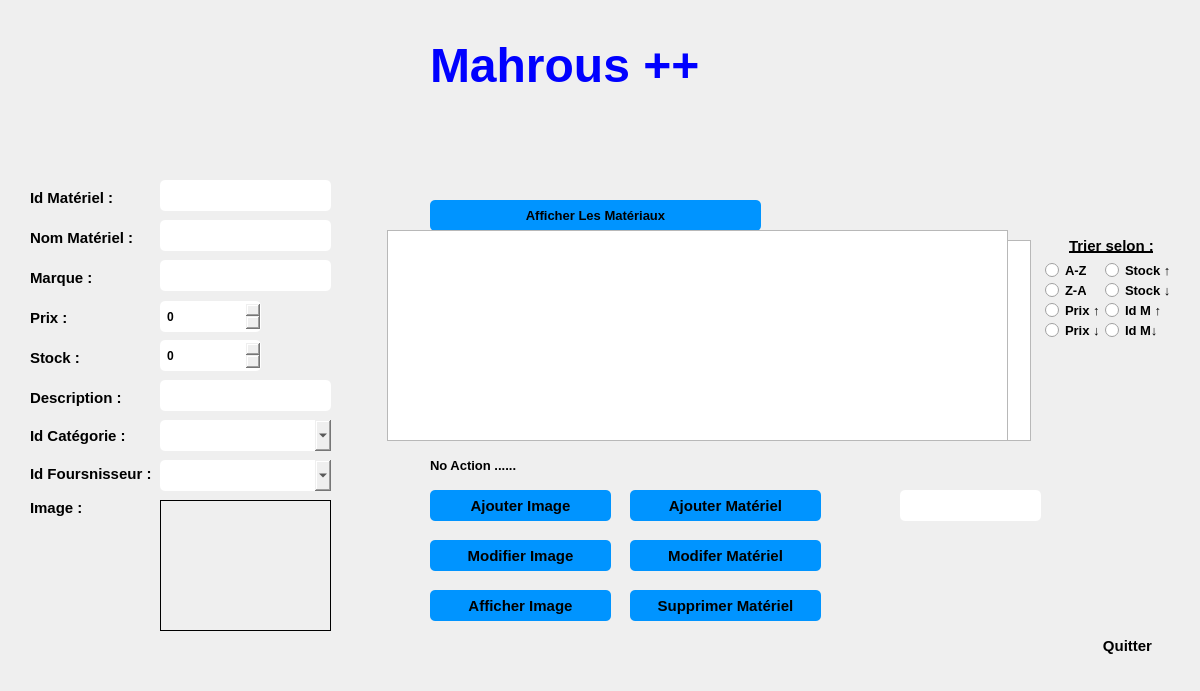
<?xml version="1.0" encoding="UTF-8"?>
<ui version="4.0">
 <class>materiel</class>
 <widget class="QDialog" name="materiel">
  <property name="geometry">
   <rect>
    <x>0</x>
    <y>0</y>
    <width>1200</width>
    <height>691</height>
   </rect>
  </property>
  <property name="windowTitle">
   <string>Dialog</string>
  </property>
  <widget class="QPushButton" name="pushButton">
   <property name="geometry">
    <rect>
     <x>630</x>
     <y>490</y>
     <width>191</width>
     <height>31</height>
    </rect>
   </property>
   <property name="font">
    <font>
     <pointsize>11</pointsize>
     <weight>75</weight>
     <bold>true</bold>
    </font>
   </property>
   <property name="styleSheet">
    <string notr="true">QPushButton {
padding: 5px;
border-radius: 5px;
background-color:#0094ff;
font-weight: bold;
}
QPushButton:hover
{
color :white;
}</string>
   </property>
   <property name="text">
    <string>Ajouter Matériel</string>
   </property>
  </widget>
  <widget class="QPushButton" name="pushButton_2">
   <property name="geometry">
    <rect>
     <x>630</x>
     <y>590</y>
     <width>191</width>
     <height>31</height>
    </rect>
   </property>
   <property name="font">
    <font>
     <pointsize>11</pointsize>
     <weight>75</weight>
     <bold>true</bold>
    </font>
   </property>
   <property name="styleSheet">
    <string notr="true">QPushButton {
padding: 5px;
border-radius: 5px;
background-color:#0094ff;
font-weight: bold;
}
QPushButton:hover
{
color :white;
}</string>
   </property>
   <property name="text">
    <string>Supprimer Matériel</string>
   </property>
  </widget>
  <widget class="QPushButton" name="pushButton_3">
   <property name="geometry">
    <rect>
     <x>630</x>
     <y>540</y>
     <width>191</width>
     <height>31</height>
    </rect>
   </property>
   <property name="font">
    <font>
     <pointsize>11</pointsize>
     <weight>75</weight>
     <bold>true</bold>
    </font>
   </property>
   <property name="styleSheet">
    <string notr="true">QPushButton {
padding: 5px;
border-radius: 5px;
background-color:#0094ff;
font-weight: bold;
}
QPushButton:hover
{
color :white;
}</string>
   </property>
   <property name="text">
    <string>Modifer Matériel</string>
   </property>
  </widget>
  <widget class="QLabel" name="label">
   <property name="geometry">
    <rect>
     <x>30</x>
     <y>190</y>
     <width>101</width>
     <height>16</height>
    </rect>
   </property>
   <property name="font">
    <font>
     <pointsize>11</pointsize>
     <weight>75</weight>
     <bold>true</bold>
    </font>
   </property>
   <property name="text">
    <string>Id Matériel :</string>
   </property>
   <property name="buddy">
    <cstring>cx_idm</cstring>
   </property>
  </widget>
  <widget class="QLabel" name="label_2">
   <property name="geometry">
    <rect>
     <x>30</x>
     <y>230</y>
     <width>121</width>
     <height>16</height>
    </rect>
   </property>
   <property name="font">
    <font>
     <pointsize>11</pointsize>
     <weight>75</weight>
     <bold>true</bold>
    </font>
   </property>
   <property name="text">
    <string>Nom Matériel :</string>
   </property>
   <property name="buddy">
    <cstring>cx_nomM</cstring>
   </property>
  </widget>
  <widget class="QLabel" name="label_3">
   <property name="geometry">
    <rect>
     <x>30</x>
     <y>270</y>
     <width>101</width>
     <height>16</height>
    </rect>
   </property>
   <property name="font">
    <font>
     <pointsize>11</pointsize>
     <weight>75</weight>
     <bold>true</bold>
    </font>
   </property>
   <property name="text">
    <string>Marque :</string>
   </property>
   <property name="buddy">
    <cstring>cx_marque</cstring>
   </property>
  </widget>
  <widget class="QLabel" name="label_4">
   <property name="geometry">
    <rect>
     <x>30</x>
     <y>310</y>
     <width>81</width>
     <height>16</height>
    </rect>
   </property>
   <property name="font">
    <font>
     <pointsize>11</pointsize>
     <weight>75</weight>
     <bold>true</bold>
    </font>
   </property>
   <property name="text">
    <string>Prix :</string>
   </property>
  </widget>
  <widget class="QLabel" name="label_5">
   <property name="geometry">
    <rect>
     <x>30</x>
     <y>350</y>
     <width>91</width>
     <height>16</height>
    </rect>
   </property>
   <property name="font">
    <font>
     <pointsize>11</pointsize>
     <weight>75</weight>
     <bold>true</bold>
    </font>
   </property>
   <property name="text">
    <string>Stock :</string>
   </property>
  </widget>
  <widget class="QLabel" name="label_6">
   <property name="geometry">
    <rect>
     <x>30</x>
     <y>390</y>
     <width>101</width>
     <height>16</height>
    </rect>
   </property>
   <property name="font">
    <font>
     <pointsize>11</pointsize>
     <weight>75</weight>
     <bold>true</bold>
    </font>
   </property>
   <property name="text">
    <string>Description :</string>
   </property>
   <property name="buddy">
    <cstring>cx_desc</cstring>
   </property>
  </widget>
  <widget class="QLabel" name="label_7">
   <property name="geometry">
    <rect>
     <x>30</x>
     <y>425</y>
     <width>121</width>
     <height>21</height>
    </rect>
   </property>
   <property name="font">
    <font>
     <pointsize>11</pointsize>
     <weight>75</weight>
     <bold>true</bold>
    </font>
   </property>
   <property name="text">
    <string>Id Catégorie :</string>
   </property>
  </widget>
  <widget class="QLineEdit" name="cx_idm">
   <property name="geometry">
    <rect>
     <x>160</x>
     <y>180</y>
     <width>171</width>
     <height>31</height>
    </rect>
   </property>
   <property name="styleSheet">
    <string notr="true">QLineEdit {
padding: 5px;
border-radius: 5px;

font-weight: bold;
}</string>
   </property>
  </widget>
  <widget class="QLineEdit" name="cx_nomM">
   <property name="geometry">
    <rect>
     <x>160</x>
     <y>220</y>
     <width>171</width>
     <height>31</height>
    </rect>
   </property>
   <property name="styleSheet">
    <string notr="true">QLineEdit {
padding: 5px;
border-radius: 5px;

font-weight: bold;
}</string>
   </property>
  </widget>
  <widget class="QComboBox" name="comboBox_categorie">
   <property name="geometry">
    <rect>
     <x>160</x>
     <y>420</y>
     <width>171</width>
     <height>31</height>
    </rect>
   </property>
   <property name="styleSheet">
    <string notr="true">
padding: 5px;
border-radius: 5px;

font-weight: bold;
</string>
   </property>
  </widget>
  <widget class="QLineEdit" name="cx_marque">
   <property name="geometry">
    <rect>
     <x>160</x>
     <y>260</y>
     <width>171</width>
     <height>31</height>
    </rect>
   </property>
   <property name="styleSheet">
    <string notr="true">QLineEdit {
padding: 5px;
border-radius: 5px;

font-weight: bold;
}</string>
   </property>
  </widget>
  <widget class="QLineEdit" name="cx_desc">
   <property name="geometry">
    <rect>
     <x>160</x>
     <y>380</y>
     <width>171</width>
     <height>31</height>
    </rect>
   </property>
   <property name="styleSheet">
    <string notr="true">QLineEdit {
padding: 5px;
border-radius: 5px;

font-weight: bold;
}</string>
   </property>
  </widget>
  <widget class="QTableView" name="afficher_materiel">
   <property name="geometry">
    <rect>
     <x>430</x>
     <y>240</y>
     <width>601</width>
     <height>201</height>
    </rect>
   </property>
   <property name="styleSheet">
    <string notr="true">QScrollBar:vertical {
                 background: #0094ff;
                }
                QScrollBar:horizontal {
                 background: #0094ff;
                }

QTableView  
{  
  qproperty-currentItemBackground: #cccccc;  
}</string>
   </property>
  </widget>
  <widget class="QLabel" name="label_8">
   <property name="geometry">
    <rect>
     <x>430</x>
     <y>450</y>
     <width>391</width>
     <height>31</height>
    </rect>
   </property>
   <property name="font">
    <font>
     <pointsize>10</pointsize>
     <weight>75</weight>
     <bold>true</bold>
    </font>
   </property>
   <property name="text">
    <string>No Action ......</string>
   </property>
  </widget>
  <widget class="QPushButton" name="pushButton_5">
   <property name="geometry">
    <rect>
     <x>430</x>
     <y>490</y>
     <width>181</width>
     <height>31</height>
    </rect>
   </property>
   <property name="font">
    <font>
     <pointsize>11</pointsize>
     <weight>75</weight>
     <bold>true</bold>
    </font>
   </property>
   <property name="styleSheet">
    <string notr="true">QPushButton {
padding: 5px;
border-radius: 5px;
background-color:#0094ff;
font-weight: bold;
}
QPushButton:hover
{
color :white;
}</string>
   </property>
   <property name="text">
    <string>Ajouter Image</string>
   </property>
  </widget>
  <widget class="QLabel" name="photo">
   <property name="geometry">
    <rect>
     <x>160</x>
     <y>500</y>
     <width>171</width>
     <height>131</height>
    </rect>
   </property>
   <property name="frameShape">
    <enum>QFrame::Box</enum>
   </property>
   <property name="text">
    <string/>
   </property>
  </widget>
  <widget class="QLabel" name="chemin">
   <property name="geometry">
    <rect>
     <x>0</x>
     <y>640</y>
     <width>391</width>
     <height>20</height>
    </rect>
   </property>
   <property name="text">
    <string/>
   </property>
  </widget>
  <widget class="QPushButton" name="pushButton_6">
   <property name="geometry">
    <rect>
     <x>430</x>
     <y>540</y>
     <width>181</width>
     <height>31</height>
    </rect>
   </property>
   <property name="font">
    <font>
     <pointsize>11</pointsize>
     <weight>75</weight>
     <bold>true</bold>
    </font>
   </property>
   <property name="styleSheet">
    <string notr="true">QPushButton {
padding: 5px;
border-radius: 5px;
background-color:#0094ff;
font-weight: bold;
}
QPushButton:hover
{
color :white;
}</string>
   </property>
   <property name="text">
    <string>Modifier Image</string>
   </property>
  </widget>
  <widget class="QPushButton" name="pushButton_7">
   <property name="geometry">
    <rect>
     <x>430</x>
     <y>590</y>
     <width>181</width>
     <height>31</height>
    </rect>
   </property>
   <property name="font">
    <font>
     <pointsize>11</pointsize>
     <weight>75</weight>
     <bold>true</bold>
    </font>
   </property>
   <property name="styleSheet">
    <string notr="true">QPushButton {
padding: 5px;
border-radius: 5px;
background-color:#0094ff;
font-weight: bold;
}
QPushButton:hover
{
color :white;
}</string>
   </property>
   <property name="text">
    <string>Afficher Image</string>
   </property>
  </widget>
  <widget class="QPushButton" name="pushButton_8">
   <property name="geometry">
    <rect>
     <x>840</x>
     <y>490</y>
     <width>41</width>
     <height>31</height>
    </rect>
   </property>
   <property name="font">
    <font>
     <pointsize>10</pointsize>
     <weight>75</weight>
     <bold>true</bold>
    </font>
   </property>
   <property name="styleSheet">
    <string notr="true">QPushButton { border: none;image :url(C:/Users/ASUS/Downloads/loupe.png);}
QPushButton:hover
{
border: none;image :url(C:/Users/ASUS/Downloads/business-and-finance (3).png);
}
</string>
   </property>
   <property name="text">
    <string/>
   </property>
  </widget>
  <widget class="QLineEdit" name="recherche">
   <property name="geometry">
    <rect>
     <x>900</x>
     <y>490</y>
     <width>141</width>
     <height>31</height>
    </rect>
   </property>
   <property name="styleSheet">
    <string notr="true">QLineEdit {
padding: 5px;
border-radius: 5px;

font-weight: bold;
}</string>
   </property>
  </widget>
  <widget class="QPushButton" name="pushButton_9">
   <property name="geometry">
    <rect>
     <x>430</x>
     <y>200</y>
     <width>331</width>
     <height>31</height>
    </rect>
   </property>
   <property name="font">
    <font>
     <pointsize>10</pointsize>
     <weight>75</weight>
     <bold>true</bold>
    </font>
   </property>
   <property name="styleSheet">
    <string notr="true">QPushButton {
padding: 5px;
border-radius: 5px;
background-color:#0094ff;
font-weight: bold;
}
QPushButton:hover
{
color :white;
}</string>
   </property>
   <property name="text">
    <string>Afficher Les Matériaux</string>
   </property>
  </widget>
  <widget class="QLabel" name="label_9">
   <property name="geometry">
    <rect>
     <x>1060</x>
     <y>230</y>
     <width>131</width>
     <height>31</height>
    </rect>
   </property>
   <property name="font">
    <font>
     <pointsize>11</pointsize>
     <weight>75</weight>
     <bold>true</bold>
     <underline>true</underline>
    </font>
   </property>
   <property name="styleSheet">
    <string notr="true">
padding: 5px;
border-radius: 5px;

font-weight: bold;
</string>
   </property>
   <property name="text">
    <string>Trier selon :</string>
   </property>
  </widget>
  <widget class="QRadioButton" name="radioButton">
   <property name="geometry">
    <rect>
     <x>1040</x>
     <y>260</y>
     <width>51</width>
     <height>20</height>
    </rect>
   </property>
   <property name="font">
    <font>
     <pointsize>10</pointsize>
     <weight>75</weight>
     <bold>true</bold>
    </font>
   </property>
   <property name="styleSheet">
    <string notr="true">
padding: 5px;
border-radius: 5px;

font-weight: bold;
</string>
   </property>
   <property name="text">
    <string>A-Z</string>
   </property>
  </widget>
  <widget class="QRadioButton" name="radioButton_2">
   <property name="geometry">
    <rect>
     <x>1040</x>
     <y>280</y>
     <width>51</width>
     <height>21</height>
    </rect>
   </property>
   <property name="font">
    <font>
     <pointsize>10</pointsize>
     <weight>75</weight>
     <bold>true</bold>
    </font>
   </property>
   <property name="styleSheet">
    <string notr="true">
padding: 5px;
border-radius: 5px;

font-weight: bold;
</string>
   </property>
   <property name="text">
    <string>Z-A</string>
   </property>
  </widget>
  <widget class="QRadioButton" name="radioButton_3">
   <property name="geometry">
    <rect>
     <x>1040</x>
     <y>315</y>
     <width>71</width>
     <height>31</height>
    </rect>
   </property>
   <property name="font">
    <font>
     <pointsize>10</pointsize>
     <weight>75</weight>
     <bold>true</bold>
    </font>
   </property>
   <property name="styleSheet">
    <string notr="true">
padding: 5px;
border-radius: 5px;

font-weight: bold;
</string>
   </property>
   <property name="text">
    <string>Prix ↓</string>
   </property>
  </widget>
  <widget class="QRadioButton" name="radioButton_4">
   <property name="geometry">
    <rect>
     <x>1100</x>
     <y>295</y>
     <width>83</width>
     <height>31</height>
    </rect>
   </property>
   <property name="font">
    <font>
     <pointsize>10</pointsize>
     <weight>75</weight>
     <bold>true</bold>
    </font>
   </property>
   <property name="styleSheet">
    <string notr="true">
padding: 5px;
border-radius: 5px;

font-weight: bold;
</string>
   </property>
   <property name="text">
    <string>Id M ↑ </string>
   </property>
  </widget>
  <widget class="QRadioButton" name="radioButton_5">
   <property name="geometry">
    <rect>
     <x>1040</x>
     <y>300</y>
     <width>71</width>
     <height>21</height>
    </rect>
   </property>
   <property name="font">
    <font>
     <pointsize>10</pointsize>
     <weight>75</weight>
     <bold>true</bold>
    </font>
   </property>
   <property name="styleSheet">
    <string notr="true">
padding: 5px;
border-radius: 5px;

font-weight: bold;
</string>
   </property>
   <property name="text">
    <string>Prix ↑ </string>
   </property>
  </widget>
  <widget class="QRadioButton" name="radioButton_6">
   <property name="geometry">
    <rect>
     <x>1100</x>
     <y>255</y>
     <width>81</width>
     <height>31</height>
    </rect>
   </property>
   <property name="font">
    <font>
     <pointsize>10</pointsize>
     <weight>75</weight>
     <bold>true</bold>
    </font>
   </property>
   <property name="styleSheet">
    <string notr="true">
padding: 5px;
border-radius: 5px;

font-weight: bold;
</string>
   </property>
   <property name="text">
    <string>Stock ↑ </string>
   </property>
  </widget>
  <widget class="QRadioButton" name="radioButton_7">
   <property name="geometry">
    <rect>
     <x>1100</x>
     <y>315</y>
     <width>71</width>
     <height>31</height>
    </rect>
   </property>
   <property name="font">
    <font>
     <pointsize>10</pointsize>
     <weight>75</weight>
     <bold>true</bold>
    </font>
   </property>
   <property name="styleSheet">
    <string notr="true">
padding: 5px;
border-radius: 5px;

font-weight: bold;
</string>
   </property>
   <property name="text">
    <string>Id M↓</string>
   </property>
  </widget>
  <widget class="QRadioButton" name="radioButton_8">
   <property name="geometry">
    <rect>
     <x>1100</x>
     <y>280</y>
     <width>83</width>
     <height>21</height>
    </rect>
   </property>
   <property name="font">
    <font>
     <pointsize>10</pointsize>
     <weight>75</weight>
     <bold>true</bold>
    </font>
   </property>
   <property name="styleSheet">
    <string notr="true">
padding: 5px;
border-radius: 5px;

font-weight: bold;
</string>
   </property>
   <property name="text">
    <string>Stock ↓</string>
   </property>
  </widget>
  <widget class="QPushButton" name="pushButton_10">
   <property name="geometry">
    <rect>
     <x>1110</x>
     <y>430</y>
     <width>61</width>
     <height>61</height>
    </rect>
   </property>
   <property name="font">
    <font>
     <pointsize>11</pointsize>
     <weight>75</weight>
     <bold>true</bold>
    </font>
   </property>
   <property name="styleSheet">
    <string notr="true">QPushButton { border: none;image :url(C:/Users/ASUS/Downloads/bars (2).png);}
QPushButton:hover
{
border: none;image :url(C:/Users/ASUS/Downloads/bars (1).png);
}
</string>
   </property>
   <property name="text">
    <string/>
   </property>
  </widget>
  <widget class="QPushButton" name="pushButton_13">
   <property name="geometry">
    <rect>
     <x>1040</x>
     <y>350</y>
     <width>51</width>
     <height>71</height>
    </rect>
   </property>
   <property name="font">
    <font>
     <pointsize>11</pointsize>
     <weight>75</weight>
     <bold>true</bold>
    </font>
   </property>
   <property name="styleSheet">
    <string notr="true">QPushButton { border: none;image :url(C:/Users/ASUS/Downloads/pdf (1).png);}
QPushButton:hover
{
border: none;image :url(C:/Users/ASUS/Downloads/multimedia (1).png);
}
</string>
   </property>
   <property name="text">
    <string/>
   </property>
  </widget>
  <widget class="QLabel" name="pic">
   <property name="geometry">
    <rect>
     <x>0</x>
     <y>0</y>
     <width>1200</width>
     <height>691</height>
    </rect>
   </property>
   <property name="text">
    <string/>
   </property>
  </widget>
  <widget class="QLabel" name="label_10">
   <property name="geometry">
    <rect>
     <x>30</x>
     <y>500</y>
     <width>61</width>
     <height>16</height>
    </rect>
   </property>
   <property name="font">
    <font>
     <pointsize>11</pointsize>
     <weight>75</weight>
     <bold>true</bold>
    </font>
   </property>
   <property name="text">
    <string>Image :</string>
   </property>
  </widget>
  <widget class="QPushButton" name="pushButton_14">
   <property name="geometry">
    <rect>
     <x>1110</x>
     <y>360</y>
     <width>61</width>
     <height>51</height>
    </rect>
   </property>
   <property name="font">
    <font>
     <pointsize>11</pointsize>
     <weight>75</weight>
     <bold>true</bold>
    </font>
   </property>
   <property name="styleSheet">
    <string notr="true">QPushButton { border: none;image :url(C:/Users/ASUS/Downloads/electronics.png);}
QPushButton:hover
{
border: none;image :url(C:/Users/ASUS/Downloads/camera.png);
}
</string>
   </property>
   <property name="text">
    <string/>
   </property>
  </widget>
  <widget class="QPushButton" name="pushButton_15">
   <property name="geometry">
    <rect>
     <x>1090</x>
     <y>630</y>
     <width>75</width>
     <height>31</height>
    </rect>
   </property>
   <property name="font">
    <font>
     <pointsize>11</pointsize>
     <weight>75</weight>
     <bold>true</bold>
    </font>
   </property>
   <property name="styleSheet">
    <string notr="true">color: &quot;red&quot;;

padding: 5px;
border-radius: 5px;

font-weight: bold;

</string>
   </property>
   <property name="text">
    <string>Quitter</string>
   </property>
  </widget>
  <widget class="QLabel" name="label_11">
   <property name="geometry">
    <rect>
     <x>30</x>
     <y>465</y>
     <width>131</width>
     <height>16</height>
    </rect>
   </property>
   <property name="text">
    <string>&lt;html&gt;&lt;head/&gt;&lt;body&gt;&lt;p&gt;&lt;span style=&quot; font-size:11pt; font-weight:600;&quot;&gt;Id Foursnisseur :&lt;/span&gt;&lt;/p&gt;&lt;/body&gt;&lt;/html&gt;</string>
   </property>
  </widget>
  <widget class="QComboBox" name="comboBox_idf">
   <property name="geometry">
    <rect>
     <x>160</x>
     <y>460</y>
     <width>171</width>
     <height>31</height>
    </rect>
   </property>
   <property name="styleSheet">
    <string notr="true">
padding: 5px;
border-radius: 5px;

font-weight: bold;
</string>
   </property>
  </widget>
  <widget class="QLabel" name="label_12">
   <property name="geometry">
    <rect>
     <x>430</x>
     <y>30</y>
     <width>331</width>
     <height>71</height>
    </rect>
   </property>
   <property name="text">
    <string>&lt;html&gt;&lt;head/&gt;&lt;body&gt;&lt;p&gt;&lt;span style=&quot; font-size:36pt; font-weight:600; color:#0000ff;&quot;&gt;Mahrous ++&lt;/span&gt;&lt;/p&gt;&lt;/body&gt;&lt;/html&gt;</string>
   </property>
  </widget>
  <widget class="QPushButton" name="pushButton_4">
   <property name="geometry">
    <rect>
     <x>977</x>
     <y>200</y>
     <width>71</width>
     <height>41</height>
    </rect>
   </property>
   <property name="styleSheet">
    <string notr="true">QPushButton { border: none;image :url(A:/qt/gestionmateriaux/notification.png);}
</string>
   </property>
   <property name="text">
    <string/>
   </property>
  </widget>
  <widget class="QLabel" name="count">
   <property name="geometry">
    <rect>
     <x>1027</x>
     <y>190</y>
     <width>31</width>
     <height>31</height>
    </rect>
   </property>
   <property name="font">
    <font>
     <pointsize>9</pointsize>
    </font>
   </property>
   <property name="styleSheet">
    <string notr="true"/>
   </property>
   <property name="text">
    <string/>
   </property>
  </widget>
  <widget class="QTableView" name="afficher_materiel_insu">
   <property name="geometry">
    <rect>
     <x>387</x>
     <y>230</y>
     <width>621</width>
     <height>211</height>
    </rect>
   </property>
   <property name="styleSheet">
    <string notr="true">QScrollBar:vertical {
                 background: #0094ff;
                }
                QScrollBar:horizontal {
                 background: #0094ff;
                }

QTableView  
{  
  qproperty-currentItemBackground: #cccccc;  
}</string>
   </property>
  </widget>
  <widget class="QPushButton" name="pushButton_17">
   <property name="geometry">
    <rect>
     <x>990</x>
     <y>230</y>
     <width>16</width>
     <height>20</height>
    </rect>
   </property>
   <property name="styleSheet">
    <string notr="true">QPushButton { border: none;image :url(A:/qt/gestionmateriaux/exit.jfif);}
</string>
   </property>
   <property name="text">
    <string/>
   </property>
  </widget>
  <widget class="QPushButton" name="pushButton_18">
   <property name="geometry">
    <rect>
     <x>770</x>
     <y>450</y>
     <width>51</width>
     <height>31</height>
    </rect>
   </property>
   <property name="styleSheet">
    <string notr="true">QPushButton { border: none;image :url(A:/qt/gestionmateriaux/11.png);}
QPushButton:hover
{
border: none;image :url(A:/qt/gestionmateriaux/22.png);
}
</string>
   </property>
   <property name="text">
    <string/>
   </property>
  </widget>
  <widget class="QSpinBox" name="prix">
   <property name="geometry">
    <rect>
     <x>160</x>
     <y>301</y>
     <width>101</width>
     <height>31</height>
    </rect>
   </property>
   <property name="styleSheet">
    <string notr="true">
padding: 5px;
border-radius: 5px;

font-weight: bold;
</string>
   </property>
  </widget>
  <widget class="QSpinBox" name="stock">
   <property name="geometry">
    <rect>
     <x>160</x>
     <y>340</y>
     <width>101</width>
     <height>31</height>
    </rect>
   </property>
   <property name="styleSheet">
    <string notr="true">
padding: 5px;
border-radius: 5px;

font-weight: bold;
</string>
   </property>
  </widget>
  <widget class="QLabel" name="label_13">
   <property name="geometry">
    <rect>
     <x>280</x>
     <y>300</y>
     <width>41</width>
     <height>31</height>
    </rect>
   </property>
   <property name="styleSheet">
    <string notr="true">image :url(C:/Users/ASUS/Downloads/flat.png);</string>
   </property>
   <property name="text">
    <string/>
   </property>
  </widget>
  <widget class="QLabel" name="label_14">
   <property name="geometry">
    <rect>
     <x>280</x>
     <y>340</y>
     <width>47</width>
     <height>31</height>
    </rect>
   </property>
   <property name="styleSheet">
    <string notr="true">image :url(C:/Users/ASUS/Downloads/computer.png);</string>
   </property>
   <property name="text">
    <string/>
   </property>
  </widget>
  <widget class="QLabel" name="label_15">
   <property name="geometry">
    <rect>
     <x>100</x>
     <y>500</y>
     <width>47</width>
     <height>41</height>
    </rect>
   </property>
   <property name="styleSheet">
    <string notr="true">image :url(C:/Users/ASUS/Downloads/image.png);</string>
   </property>
   <property name="text">
    <string/>
   </property>
  </widget>
  <zorder>pic</zorder>
  <zorder>pushButton</zorder>
  <zorder>pushButton_2</zorder>
  <zorder>pushButton_3</zorder>
  <zorder>label</zorder>
  <zorder>label_2</zorder>
  <zorder>label_3</zorder>
  <zorder>label_4</zorder>
  <zorder>label_5</zorder>
  <zorder>label_6</zorder>
  <zorder>label_7</zorder>
  <zorder>cx_idm</zorder>
  <zorder>cx_nomM</zorder>
  <zorder>comboBox_categorie</zorder>
  <zorder>cx_marque</zorder>
  <zorder>cx_desc</zorder>
  <zorder>afficher_materiel</zorder>
  <zorder>label_8</zorder>
  <zorder>pushButton_5</zorder>
  <zorder>photo</zorder>
  <zorder>chemin</zorder>
  <zorder>pushButton_6</zorder>
  <zorder>pushButton_7</zorder>
  <zorder>pushButton_8</zorder>
  <zorder>recherche</zorder>
  <zorder>pushButton_9</zorder>
  <zorder>label_9</zorder>
  <zorder>radioButton</zorder>
  <zorder>radioButton_2</zorder>
  <zorder>radioButton_3</zorder>
  <zorder>radioButton_4</zorder>
  <zorder>radioButton_5</zorder>
  <zorder>radioButton_6</zorder>
  <zorder>radioButton_7</zorder>
  <zorder>radioButton_8</zorder>
  <zorder>pushButton_10</zorder>
  <zorder>pushButton_13</zorder>
  <zorder>label_10</zorder>
  <zorder>pushButton_14</zorder>
  <zorder>pushButton_15</zorder>
  <zorder>label_11</zorder>
  <zorder>comboBox_idf</zorder>
  <zorder>label_12</zorder>
  <zorder>pushButton_4</zorder>
  <zorder>count</zorder>
  <zorder>pushButton_18</zorder>
  <zorder>prix</zorder>
  <zorder>stock</zorder>
  <zorder>label_13</zorder>
  <zorder>label_14</zorder>
  <zorder>label_15</zorder>
  <zorder>afficher_materiel_insu</zorder>
  <zorder>pushButton_17</zorder>
 </widget>
 <tabstops>
  <tabstop>pushButton</tabstop>
  <tabstop>pushButton_3</tabstop>
  <tabstop>cx_idm</tabstop>
  <tabstop>cx_nomM</tabstop>
  <tabstop>comboBox_categorie</tabstop>
  <tabstop>cx_marque</tabstop>
  <tabstop>cx_desc</tabstop>
  <tabstop>afficher_materiel</tabstop>
  <tabstop>pushButton_2</tabstop>
 </tabstops>
 <resources/>
 <connections/>
</ui>
